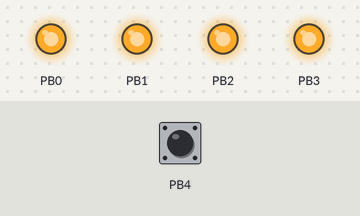
Bench run of a sketch on a simulated ATtiny85, built with avr-gcc and run on an emulated ATtiny85. Parts: output pins drawn as LEDs (lit = HIGH). The test bench sets the inputs (shaded band); at power-on: PB4 HIGH. Sleep ends after the set time or at an interrupt.

Above: at 0.1 s.
At 1.55 s:
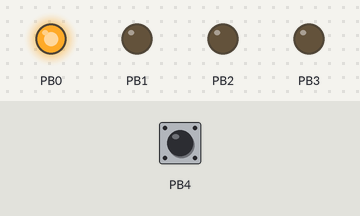
At 2.25 s:
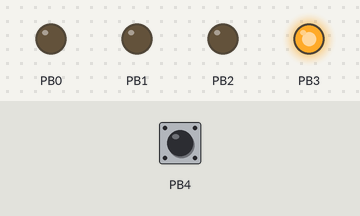
At 2.75 s:
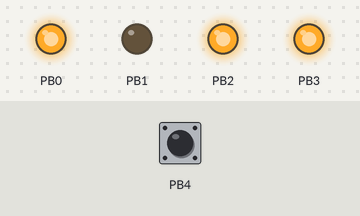
At 3.35 s:
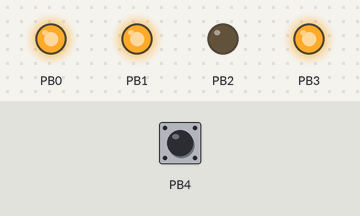
At 4.5 s:
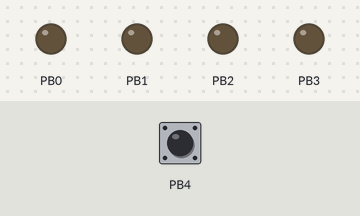
Timing chart, 0 to 6.0 s (numbered marks = the images above):
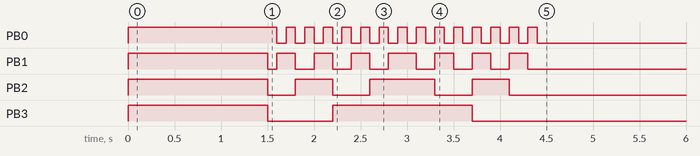

The sketch:

code.ino
```cpp
#include <avr/sleep.h>
#include <avr/power.h>

#define button 4
#define showtime 8000
#define showtime_fast_div 80
#define showtime_on 1500

byte shots;

ISR (PCINT0_vect) {}

void setup ()
{
  ADCSRA = 0; // turn off ADC
  DDRB = B00001111; //P0-3 Ausgang, rest eingang
  // pin change interrupt
  PCMSK |= bit (PCINT4); //Button on 4
  GIFR  |= bit (PCIF); // clear any outstanding interrupts
  GIMSK |= bit (PCIE); // enable pin change interrupts
  PORTB = B00111111; //Leds an
  delay(showtime_on);
  PORTB = B00110000; //Leds aus

  shots = B00010000; //
}

void loop()
{
  shots++;
  if(shots > B00001111) shots = 0;
  if(shots == 0) {
    for(byte i = 0; i<B00001111; i++) {
      shots++;
      displayshots_fast();
    }
    for(byte i = B00001111; i>B00000000; i--) {
      shots--;
      displayshots_fast();
    }
    goto sleep;
  }
  displayshots();
  sleep:
  goToSleep();
}

void displayshots() {
  PORTB = B00110000 | shots;  //shots anzeigen
  delay(showtime); //warten
  PORTB = B00110000; //Leds aus
}

void displayshots_fast() {
  PORTB = B00110000 | shots;  //shots anzeigen
  delay(showtime/showtime_fast_div); //warten
  PORTB = B00110000; //Leds aus
}

//I cant get no sleep.
void goToSleep()
{
    set_sleep_mode(SLEEP_MODE_PWR_DOWN);
    power_all_disable();  // power off ADC, Timer 0 and 1, serial interface
    sleep_enable();
    sleep_cpu();
    sleep_mode();
    sleep_disable();
    //nach dem weck-interrupt gehts hier wieder weiter ;)
    power_all_enable();    // power everything back on
}
```

Measured:
- by itself, PB0: alternates HIGH for 0.10 s and LOW for 0.10 s, 29 changes in all, then stays LOW
- by itself, PB1: goes LOW 0.10 s, 3 × (HIGH 0.20 s, LOW 0.20 s), HIGH 0.30 s, 3 × (LOW 0.20 s, HIGH 0.20 s), then LOW
- by itself, PB2: goes LOW 0.30 s, HIGH 0.40 s, LOW 0.40 s, HIGH 0.70 s, LOW 0.40 s, HIGH 0.40 s, then LOW
- by itself, PB3: HIGH → LOW at 1.5 s, → HIGH 0.70 s later, → LOW 1.5 s later
